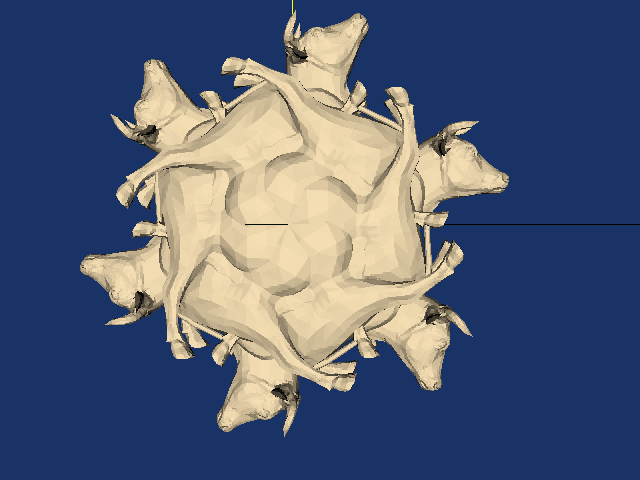

Here is the Python script that generated this plot:
#!/usr/bin/env python

# Six incremental rotations of the cow model about the Z axis,
# rendered with EraseOff so all orientations overlap (VTK Textbook
# figure 3-31c).

import os
from pathlib import Path

# Factory overrides: importing these modules registers the OpenGL rendering
# and interaction style implementations for vtkRenderingCore factory classes.
import vtkmodules.vtkInteractionStyle  # noqa: F401
import vtkmodules.vtkRenderingOpenGL2  # noqa: F401

# VTK pipeline classes used in this example
from vtkmodules.vtkFiltersGeneral import vtkAxes
from vtkmodules.vtkIOGeometry import vtkBYUReader
from vtkmodules.vtkRenderingCore import (
    vtkActor,
    vtkPolyDataMapper,
    vtkRenderWindow,
    vtkRenderWindowInteractor,
    vtkRenderer,
)

# Colors (normalized RGB)
wheat = (0.961, 0.871, 0.702)
background = (0.102, 0.200, 0.400)

# Data directory
data_dir = Path(os.environ.get("VPE_DATA_DIR", Path(__file__).parent))

# Reader: load the cow geometry
reader = vtkBYUReader()
reader.SetGeometryFileName(str(data_dir / "cow.g"))

# Mapper: map cow polygon data
cow_mapper = vtkPolyDataMapper()
cow_mapper.SetInputConnection(reader.GetOutputPort())
cow_mapper.ScalarVisibilityOff()

# Actor: the cow model
cow_actor = vtkActor()
cow_actor.SetMapper(cow_mapper)
cow_actor.GetProperty().SetColor(wheat)

# Source: axes for orientation reference
axes_source = vtkAxes()
axes_source.SetScaleFactor(10)
axes_source.SetOrigin(0, 0, 0)

axes_mapper = vtkPolyDataMapper()
axes_mapper.SetInputConnection(axes_source.GetOutputPort())

axes_actor = vtkActor()
axes_actor.SetMapper(axes_mapper)

# Renderer: assemble the scene
renderer = vtkRenderer()
renderer.AddActor(cow_actor)
renderer.AddActor(axes_actor)
renderer.SetBackground(background)

# Window: display the rendered scene
render_window = vtkRenderWindow()
render_window.AddRenderer(renderer)
render_window.SetWindowName("rotation incremental z")
render_window.SetMultiSamples(0)
render_window.SetSize(640, 480)

# Interactor: handle mouse and keyboard events
interactor = vtkRenderWindowInteractor()
interactor.SetRenderWindow(render_window)

# Camera: front view along Z to show Z-axis rotation
renderer.ResetCamera()
bounds = cow_actor.GetBounds()
fp = [(bounds[i * 2 + 1] + bounds[i * 2]) / 2.0 for i in range(3)]
renderer.GetActiveCamera().SetPosition(2, 0, 25)
renderer.GetActiveCamera().SetFocalPoint(fp)
renderer.GetActiveCamera().SetViewUp(0, 1, 0)
renderer.ResetCameraClippingRange()

# Animation: six 60° rotations about Z with EraseOff overlay
render_window.Render()
render_window.Render()
render_window.EraseOff()
for _ in range(6):
    cow_actor.RotateZ(60)
    render_window.Render()
    render_window.Render()
render_window.EraseOn()

# Launch the interactive visualization
render_window.EraseOff()
interactor.Start()
